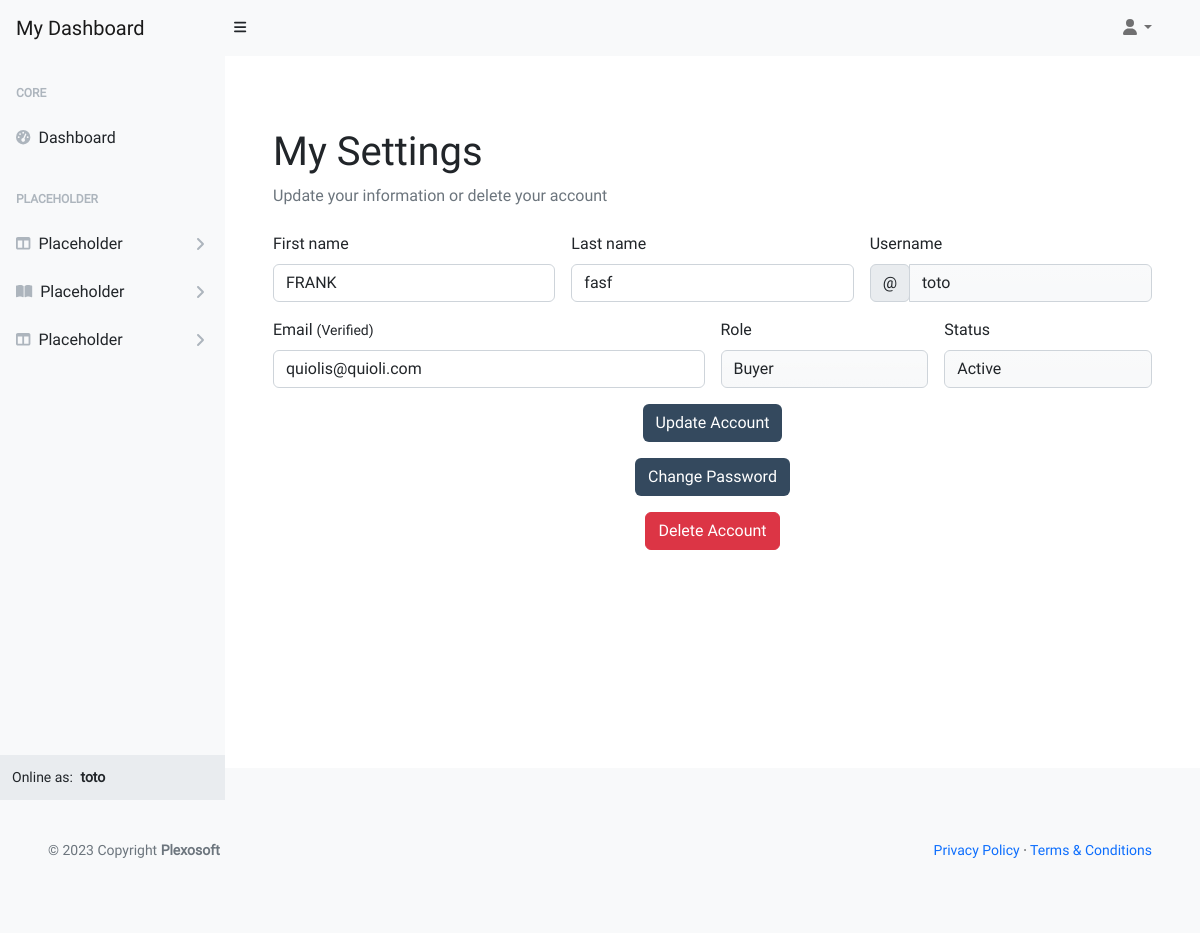
/account/user/settings/ (signed in), run on an earlier commit of the app's database.
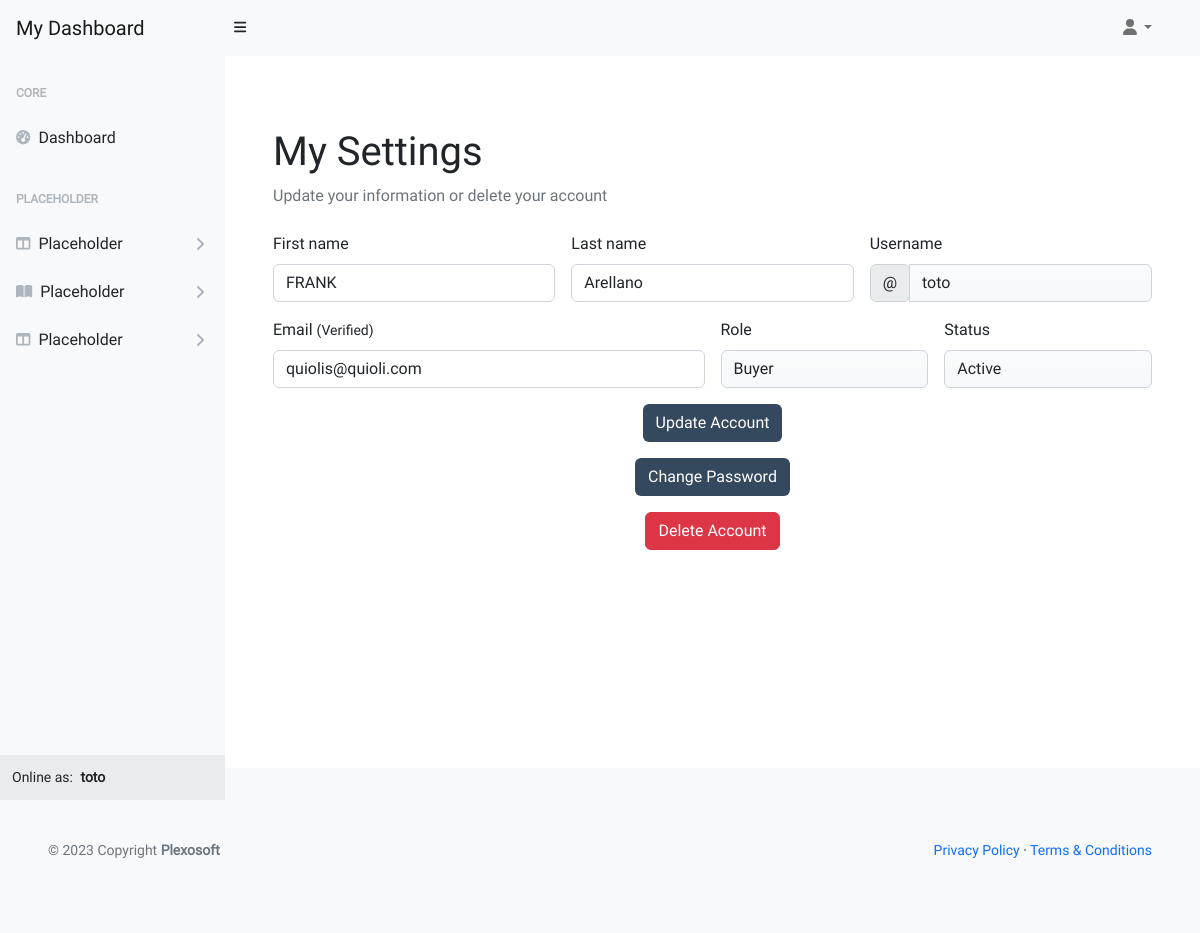
And on a later commit of the database.
### homepage/models.py (models this page shows, shortened)
class UserProfile(AbstractUser):
    email = models.EmailField(
        unique=True)
    role = models.IntegerField(choices=ROLES, default=0)
    type = models.IntegerField(choices=USER_TYPE, default=0)
    status = models.IntegerField(choices=STATUS, default=2)
    user_transactions = models.ManyToManyField(
        'product_service.Product',
        through='product_service.Transaction',
        related_name='user_profiles')
    class Meta:
        ordering = ['username']

### user_dashboard/views.py (the view, shortened to what this page needs)
# urls.py: path('account/user/settings/', BuyerSettings.as_view(),
class BuyerSettings(BuyerRequiredMixin, UpdateView):
    model = UserProfile
    form_class = BuyerProfileForm
    template_name = 'user-dashboard/settings.html'
    context_object_name = 'buyer_settings'
    def get_object(self, queryset=None):
        return self.request.user

### user_dashboard/views.py
class BuyerProfileForm(forms.ModelForm):
    class Meta:
        model = UserProfile
        fields = ['first_name', 'last_name', 'email']

### homepage/custom_context_processors.py (called while the page is built)
def get_verified_email(request):
    if request.user.is_authenticated:
        try:
            email_object = EmailAddress.objects.get(user=request.user)
            if email_object.verified:
                return {'get_verified_email': email_object}
        except EmailAddress.DoesNotExist:
            pass
    return {'get_verified_email': None}

### user_dashboard/views.py (called while the page is built)
    def test_func(self):
        user_profile = self.request.user
        return user_profile and user_profile.role == 0

### user_dashboard/templates/user-dashboard/settings.html (shortened to what this page needs)
{% extends "user-dashboard/base.html" %}
{% load i18n %}
{% block content%}
<div id="layoutSidenav_content">
    <main>
        <div class="container-fluid p-5">
            <h1 class="mt-4">My Settings</h1>
            <ol class="breadcrumb mb-4">
                <li class="breadcrumb-item active">Update your information or delete your account</li>
            </ol>
            <form class="row g-3 needs-validation" method="POST" action="{% url 'buyer_settings' %}" novalidate>
                {% if buyer_settings.role == 0 %}
                <div class="col-md-4">
                    <label for="validationCustom01" class="form-label">First name</label>
                    <input type="text" class="form-control {% if form.errors.first_name %}is-invalid{% endif %}"
                        id="validationCustom01" value="{{ buyer_settings.first_name }}" name="first_name" required>
                </div>
                <div class="col-md-4">
                    <label for="validationCustom02" class="form-label">Last name</label>
                    <input type="text" class="form-control {% if form.errors.last_name %}is-invalid{% endif %}"
                        id="validationCustom02" value="{{ buyer_settings.last_name }}" name="last_name" required>
                </div>
                {% endif %}
                <div class="col-md-4">
                    <label for="validationCustomUsername" class="form-label">Username</label>
                    <div class="input-group has-validation">
                        <span class="input-group-text" id="inputGroupPrepend">@</span>
                        <input type="text" value="{{ buyer_settings.username }}"
                            class="form-control {% if form.errors.username %}is-invalid{% endif %} bg-light bg-gradient"
                            id="validationCustomUsername" name="username" aria-describedby="inputGroupPrepend" required
                            readonly>
                    </div>
                </div>
                <div class="col-md-6">
                    <label for="validationCustom03"
                        class="form-label">Email {% if get_verified_email.verified %}<small>(Verified)</small>{% else %}<small>(Not
                            verified)</small>{% endif %}
                    </label>
                    <input type="email" value="{{ buyer_settings.email}}"
                        class="form-control {% if form.errors.email %}is-invalid{% endif %}" id="validationCustom03"
                        name="email" required>
                </div>
                <div class="col-md-3">
                    <label for="validationCustom04" class="form-label">Role</label>
                    <input type="text" value="{{ buyer_settings.get_role_display}}" name="role"
                        class="form-control {% if form.errors.role %}is-invalid{% endif %} bg-light bg-gradient"
                        id="validationCustom04" required readonly>
                </div>
                <div class="col-md-3">
                    <label for="validationCustom05" class="form-label">Status</label>
                    <input type="text" value="{{ buyer_settings.get_status_display }}" name="status"
                        class="form-control {% if form.errors.status %}is-invalid{% endif %} bg-light bg-gradient"
                        id="validationCustom05" required readonly>
                </div>
                <div class="col-12 text-center">
                    <button class="btn btn-primary-blue" type="submit">Update Account</button>
                </div>
                <div class="col-12 text-center">
                    <a class="btn btn-primary-blue" href="{% url 'buyer_change_password' %}">Change Password</a>
                </div>
                {% if buyer_settings.role == 0 %}
                <div class="col-12 text-center">
                    <a class="btn btn-danger" href="{% url 'buyer_delete' %}">Delete Account</a>
                </div>
                {% endif %}
            </form>
        </div>
    </main>
</div>
{% endblock %}

### user_dashboard/templates/user-dashboard/base.html (shortened to what this page needs)
{% load static %}
{% now "Y-m-d" as current_date %}
{% now "Y" as copyright %}
<!DOCTYPE html>
<html lang="en">
<head>
    <link href="https://cdn.jsdelivr.net/npm/simple-datatables@7.1.2/dist/style.min.css" rel="stylesheet" />
    <link href="{% static 'backend/css/styles.css' %}" rel="stylesheet" />
    <link rel="stylesheet" href="{% static 'custom/css/style.css' %}">
</head>
<body class="sb-nav-fixed">
    <nav class="sb-topnav navbar navbar-expand navbar-light bg-light">
        <a class="navbar-brand ps-3" href="{% url 'buyer_dashboard' %}">My Dashboard</a>
        <button class="btn btn-link btn-sm order-1 order-lg-0 me-4 me-lg-0" id="sidebarToggle" href="#!"><i
                class="fas fa-bars"></i></button>
        <div class="d-md-inline-block form-inline ms-auto me-0 me-md-3 my-2 my-md-0">
            <ul class="navbar-nav ms-auto ms-md-0 me-3 me-lg-4">
                <li class="nav-item dropdown">
                    <a class="nav-link dropdown-toggle" id="navbarDropdown" href="#" role="button"
                        data-bs-toggle="dropdown" aria-expanded="false"><i class="fas fa-user fa-fw"></i></a>
                </li>
            </ul>
        </div>
    </nav>
    <div id="layoutSidenav">
        <div id="layoutSidenav_nav">
            <nav class="sb-sidenav accordion sb-sidenav-light" id="sidenavAccordion">
                <div class="sb-sidenav-menu">
                    <div class="nav">
                        <div class="sb-sidenav-menu-heading">Core</div>
                        <a class="nav-link" href="{% url 'buyer_dashboard' %}">
                            <div class="sb-nav-link-icon"><i class="fas fa-tachometer-alt"></i></div>
                            Dashboard
                        </a>
                        <div class="sb-sidenav-menu-heading">Placeholder</div>
                        <a class="nav-link collapsed" href="#" data-bs-toggle="collapse"
                            data-bs-target="#collapseLayouts" aria-expanded="false" aria-controls="collapseLayouts">
                            <div class="sb-nav-link-icon"><i class="fas fa-columns"></i></div>
                            Placeholder
                            <div class="sb-sidenav-collapse-arrow"><i class="fas fa-angle-down"></i></div>
                        </a>
                        <a class="nav-link collapsed" href="#" data-bs-toggle="collapse" data-bs-target="#collapsePages"
                            aria-expanded="false" aria-controls="collapsePages">
                            <div class="sb-nav-link-icon"><i class="fas fa-book-open"></i></div>
                            Placeholder
                            <div class="sb-sidenav-collapse-arrow"><i class="fas fa-angle-down"></i></div>
                        </a>
                        <a class="nav-link collapsed" href="#" data-bs-toggle="collapse" data-bs-target="#collapseRoles"
                            aria-expanded="false" aria-controls="collapseRoles">
                            <div class="sb-nav-link-icon"><i class="fas fa-columns"></i></div>
                            Placeholder
                            <div class="sb-sidenav-collapse-arrow"><i class="fas fa-angle-down"></i></div>
                        </a>
                    </div>
                </div>
                <div class="sb-sidenav-footer">
                    <div class="small">Online as:
                        <span class="px-1"><strong>{{ request.user.username }}
                            </strong>
                        </span>
                    </div>
                </div>
            </nav>
        </div>
        {% block content %}
        {% endblock content %}
    </div>
    <footer class="py-4 bg-light mt-4">
        <div class="container-fluid p-5">
            <div class="d-flex align-items-center justify-content-between small">
                <div class="text-muted"> © {{ copyright }} Copyright
                    <a class="text-reset fw-bold" href="https://github.com/plexoio/py">Plexosoft</a></div>
                <div>
                    <a href="" target="_blank">Privacy Policy</a>
                    &middot;
                    <a href="" target="_blank">Terms &amp; Conditions</a>
                </div>
            </div>
        </div>
    </footer>
</body>
</html>

### static/custom/css/style.css (style rules this page uses)
* { font-family: 'Roboto', Fairplay, sans-serif; }
h1 { font-family: 'Fairplay', Roboto, sans-serif; }
a { text-decoration: none; }
input { border: none; }
.btn-primary-blue { background-color: #34495e; color: #ffffff; transition: 0.3s; }

What changed in the data, as far as the page shows it:
changed UserProfile "toto": last_name "fasf" → "Arellano"
